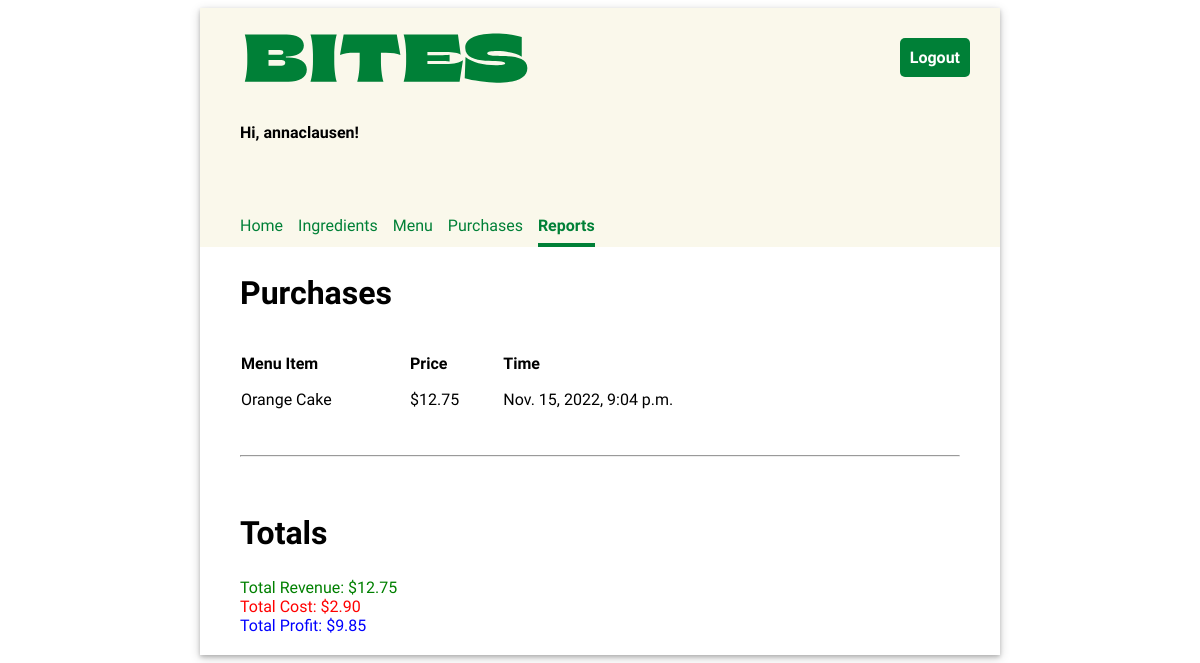
Screenshot of /reports (signed in) with the database file from the repository.
### inventory/models.py (models this page shows, shortened)
class Purchase(models.Model):
    menu_item = models.ForeignKey(MenuItem, on_delete=models.CASCADE)
    timestamp = models.DateTimeField(auto_now_add=True)

class MenuItem(models.Model):
    title = models.CharField(max_length=200, unique=True)
    price = models.FloatField(default=0.00)

### inventory/views.py (the view)
# urls.py: path('reports', views.ReportView.as_view(), name="reports")
class ReportView(LoginRequiredMixin, TemplateView):
    template_name = "inventory/reports.html"
    def get_context_data(self, **kwargs):
        context = super().get_context_data(**kwargs)
        context["purchases"] = Purchase.objects.all()
        revenue = Purchase.objects.aggregate(
            revenue=Sum("menu_item__price"))["revenue"]
        total_cost = 0
        for purchase in Purchase.objects.all():
            for recipe_requirement in purchase.menu_item.reciperequirement_set.all():
                total_cost += recipe_requirement.ingredient.price_per_unit * \
                    recipe_requirement.quantity
        context["revenue"] = revenue
        context["total_cost"] = total_cost
        context["profit"] = revenue - total_cost
        return context

### inventory/templates/inventory/reports.html (shortened to what this page needs)
{% extends 'base.html' %}
{% load static %}
{% block content %}
    <h2>Purchases</h2>
    <table class="inventory-table">
        <thead>
            <tr>
                <th>Menu Item</th>
                <th>Price</th>
                <th>Time</th>
            </tr>
        </thead>
        <tbody>
        {% for purchase in purchases %}
            <tr>
                <td>{{ purchase.menu_item.title }}</td>
                <td class="price">${{ purchase.menu_item.price|stringformat:".2f" }}</td>
                <td>{{ purchase.timestamp }}</td>
            </tr>
        {% endfor %}
        </tbody>
    </table>
    <hr/>
    <h2>Totals</h2>
    <div style="color: green;">Total Revenue: ${{ revenue|stringformat:".2f" }}</div>
    <div style="color: red;">Total Cost: ${{ total_cost|stringformat:".2f" }}</div>
    <div style="color: blue;">Total Profit: ${{ profit|stringformat:".2f" }}</div>
{% endblock %}

### inventory/templates/base.html (shortened to what this page needs)
{% load static %}
<!DOCTYPE html>
<html>
<head>
  <link rel="stylesheet" type="text/css" href="{% static 'inventory/style.css' %}" />
</head>
<body>
  <div class="app">
  <header>
    <div class="header-first-row">
      <img src="{% static 'inventory/bites-logo.svg' %}" />
      {% if user.is_authenticated %}
      <a class="logout" href="/logout">Logout</a>
      {% endif %}
    </div>
    {% if user.is_authenticated %}
      <p class="greeting">Hi, {{ user.username }}!</p>
      <nav class="navbar">
        {% url 'home' as home_url %}
        {% url 'ingredients' as ingredients_url %}
        {% url 'menu' as menu_url %}
        {% url 'purchases' as purchases_url %}
        {% url 'reports' as reports_url %}
        <a class="nav-item{% if request.path == home_url %} current-page{% endif %}" href="{% url 'home' %}">Home</a>
        <a class="nav-item{% if request.path == ingredients_url %} current-page{% endif %}" href="{% url 'ingredients' %}">Ingredients</a>
        <a class="nav-item{% if request.path == menu_url %} current-page{% endif %}" href="{% url 'menu' %}">Menu</a>
        <a class="nav-item{% if request.path == purchases_url %} current-page{% endif %}" href="{% url 'purchases' %}">Purchases</a>
        <a class="nav-item{% if request.path == reports_url %} current-page{% endif %}" href="{% url 'reports' %}">Reports</a>
      </nav>
    {% endif %}
  </header>
  <main>
    {% block content %}{% endblock %}
  </main>
  </div>
</body>
</html>

### inventory/static/inventory/style.css (style rules this page uses)
body { font-family: 'Oxygen', sans-serif; }
hr { margin: 30px 0; }
header { background-color: #FAF8EB; min-height: 200px; display: flex; align-items: center; flex-direction: column; align-items: flex-start; padding-left: 40px; }
main { display: flex; flex-direction: column; padding: 0 40px 20px 40px; justify-content: center; }
main h2 { font-size: 2em; }
.app { min-width: 800px; max-width: 60%; margin: 0 auto; box-shadow: 0 2px 4px 0 rgba(0, 0, 0, 0.2), 0 3px 10px 0 rgba(0, 0, 0, 0.19); }
header p { font-weight: bold; }
.navbar { margin-top: 50px; display: flex; width: 100%; }
.navbar a { text-decoration: none; padding: 8px 0; color: #008037; margin-right: 15px; }
.navbar a:hover, .navbar .current-page { border-bottom: solid 4px #008037; border-spacing: 0 15px; font-weight: bold; }
main table { text-align: left; border-collapse: separate; border-spacing: 0 15px; width: 80%; }
.header-first-row { width: 100%; display: flex; justify-content: space-between; }
.logout { height: max-content; text-align: center; text-decoration: none; border: 0px; background-color: #008037; border-radius: 5px; color: white; padding: 10px; font-weight: bold; margin: 30px; font-size: 1em; }
a { text-decoration: none; color: #008037; }

### rows the page displays
Purchase: menu_item "Orange Cake", menu_item.price "12.75", timestamp "Nov. 15, 2022, 9:04 p.m."

### other values shown
{{ user.username }} "annaclausen"
{{ revenue|stringformat:".2f" }} "12.75"
{{ total_cost|stringformat:".2f" }} "2.90"
{{ profit|stringformat:".2f" }} "9.85"
